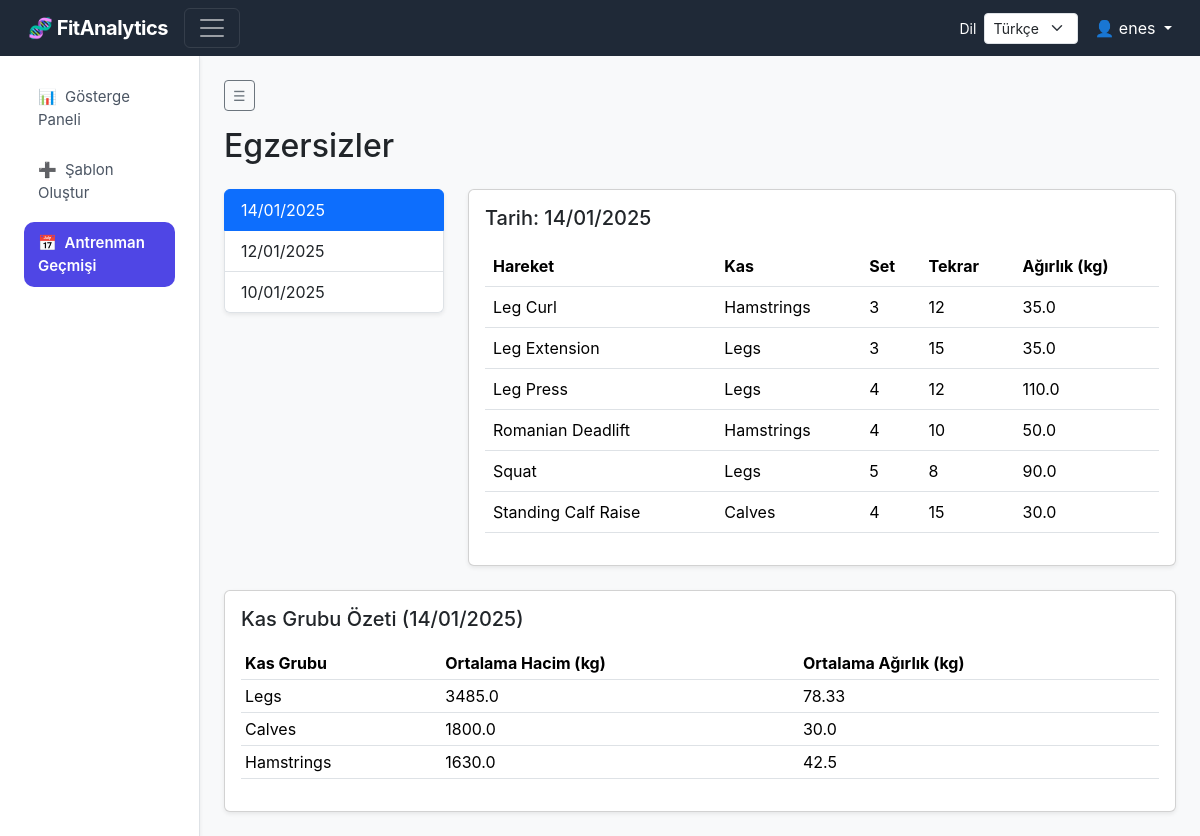
The page /exercises (signed in) on the database its author committed.
### tables this page shows
CREATE TABLE exercises (
    exercise_id     INTEGER PRIMARY KEY AUTOINCREMENT,
    workout_id      INTEGER NOT NULL,
    exercise_name   TEXT NOT NULL,
    target_muscle   TEXT,
    sets            INTEGER,
    reps            INTEGER,
    weight_kg       REAL,
    FOREIGN KEY (workout_id) REFERENCES workouts(workout_id)
);

### app/routes.py (the view)
@main.route("/exercises")
def exercises():
    if "user_id" not in session:
        return redirect(url_for("main.login"))
    conn = get_connection()
    cur = conn.cursor()
    user_id = session["user_id"]
    cur.execute("""
        SELECT DISTINCT workout_date
        FROM workouts
        WHERE user_id = ?
        ORDER BY workout_date DESC;
    """, (user_id,))
    workout_dates = [row["workout_date"] for row in cur.fetchall()]
    selected_workout_date = request.args.get("date", workout_dates[0] if workout_dates else None)
    cur.execute("""
        SELECT
            e.exercise_name,
            e.target_muscle,
            e.sets,
            e.reps,
            e.weight_kg
        FROM exercises e
        JOIN workouts w ON e.workout_id = w.workout_id
        WHERE w.user_id = ?
        AND w.workout_date = ?
        ORDER BY e.exercise_name ASC;
    """, (user_id, selected_workout_date))
    exercises = cur.fetchall()
    cur.execute("""
        SELECT
            e.target_muscle,
            AVG(e.sets * e.reps * e.weight_kg) AS avg_volume,
            AVG(e.weight_kg) AS avg_weight
        FROM exercises e
        JOIN workouts w ON e.workout_id = w.workout_id
        WHERE w.user_id = ?
        AND w.workout_date = ?
        GROUP BY e.target_muscle
        ORDER BY avg_volume DESC;
    """, (user_id, selected_workout_date))
    muscle_summary = cur.fetchall()
    conn.close()
    return render_template(
        "exercises.html",
        workout_dates=workout_dates,
        exercises=exercises,
        selected_workout_date=selected_workout_date,
        muscle_summary=muscle_summary
    )

### app/__init__.py (called while the page is built)
def datetime_format(value, format=None):
    if value is None:
        return ""
    lang = "tr"
    if has_request_context():
        lang = session.get("language", "tr")
    default_format = "%d/%m/%Y" if lang == "tr" else "%b %d, %Y"
    fmt = format or default_format
    return datetime.strptime(value, "%Y-%m-%d").strftime(fmt)

def create_app():
    app = Flask(__name__)
    app.secret_key = "fitanalytics_secret_key"
    app.config["LANGUAGES"] = LANGUAGES
    app.config["LANGUAGE_NAMES"] = LANGUAGE_NAMES
    app.config["APP_VERSION"] = "1.0.0"
    app.register_blueprint(main)
    app.jinja_env.filters["datetime_format"] = datetime_format
    app.jinja_env.filters["format_date"] = datetime_format
    @app.context_processor
    def inject_translations():
        language_code = session.get("language", "tr")
        translations = app.config["LANGUAGES"].get(language_code, app.config["LANGUAGES"]["tr"])
        return {
            "t": translations,
            "current_language": language_code,
            "language_names": app.config["LANGUAGE_NAMES"],
            "app_version": app.config.get("APP_VERSION", "1.0.0"),
        }
    return app

### app/database.py (called while the page is built)
def get_connection():
    conn = sqlite3.connect(DB_PATH)
    conn.row_factory = sqlite3.Row
    return conn

### app/templates/exercises.html
{% extends "layout.html" %}
{% block content %}
<h2 class="mb-4">{{ t.exercises_title }}</h2>
<div class="row">
    <div class="col-md-3">
        <div class="list-group shadow-sm">
            {% for workout_date in workout_dates %}
            <a href="{{ url_for('main.exercises', date=workout_date) }}"
               class="list-group-item list-group-item-action
               {% if selected_workout_date == workout_date %} active {% endif %}">
                {{ workout_date | format_date }}
            </a>
            {% endfor %}
        </div>
    </div>
    <div class="col-md-9">
        <div class="card shadow-sm">
            <div class="card-body">
                <h5 class="mb-3">{{ t.exercises_selected_date }}: {{ selected_workout_date | format_date }}</h5>
                <table class="table table-hover align-middle">
                    <thead>
                        <tr>
                            <th>{{ t.table_exercise }}</th>
                            <th>{{ t.table_muscle }}</th>
                            <th>{{ t.table_sets }}</th>
                            <th>{{ t.table_reps }}</th>
                            <th>{{ t.table_weight }}</th>
                        </tr>
                    </thead>
                    <tbody>
                        {% for name, muscle, sets, reps, weight in exercises %}
                        <tr>
                            <td>{{ name }}</td>
                            <td>{{ muscle }}</td>
                            <td>{{ sets }}</td>
                            <td>{{ reps }}</td>
                            <td>{{ weight }}</td>
                        </tr>
                        {% endfor %}
                    </tbody>
                </table>
            </div>
        </div>
    </div>
</div>
{% if muscle_summary %}
<div class="card shadow-sm mt-4">
    <div class="card-body">
        <h5 class="card-title mb-3">{{ t.exercises_summary_title }} ({{ selected_workout_date | format_date }})</h5>
        <table class="table table-sm">
            <thead>
                <tr>
                    <th>{{ t.table_muscle_group }}</th>
                    <th>{{ t.table_avg_volume }}</th>
                    <th>{{ t.table_avg_weight }}</th>
                </tr>
            </thead>
            <tbody>
                {% for muscle, avg_vol, avg_weight in muscle_summary %}
                <tr>
                    <td>{{ muscle }}</td>
                    <td>{{ avg_vol | round(2) }}</td>
                    <td>{{ avg_weight | round(2) }}</td>
                </tr>
                {% endfor %}
            </tbody>
        </table>
    </div>
</div>
{% endif %}
{% endblock %}

### app/templates/layout.html (shortened to what this page needs)
<!DOCTYPE html>
<html lang="{{ current_language }}">
<head>
    <link rel="stylesheet"
          href="https://cdn.jsdelivr.net/npm/bootstrap@5.3.2/dist/css/bootstrap.min.css">
    <link rel="stylesheet" href="{{ url_for('static', filename='style.css') }}">
</head>
<body class="bg-light">
    <nav class="navbar navbar-dark bg-dark px-3">
        <div class="container-fluid">
            <a class="navbar-brand fw-bold" href="{{ url_for('main.dashboard') }}">
                🧬 FitAnalytics
            </a>
            <button class="navbar-toggler"
                    type="button"
                    data-bs-toggle="collapse"
                    data-bs-target="#sidebar">
                <span class="navbar-toggler-icon"></span>
            </button>
            <form method="POST"
                  action="{{ url_for('main.set_language') }}"
                  class="d-flex align-items-center ms-auto me-3">
                <label class="text-white me-2 small mb-0">{{ t.language_label }}</label>
                <select class="form-select form-select-sm"
                        name="language"
                        onchange="this.form.submit()">
                    {% for code, label in language_names.items() %}
                    <option value="{{ code }}"
                            {% if current_language == code %}selected{% endif %}>
                        {{ label }}
                    </option>
                    {% endfor %}
                </select>
            </form>
            {% if session.get("user_name") %}
            <div class="dropdown text-white">
                <a class="text-white text-decoration-none dropdown-toggle"
                   href="#"
                   id="userMenu"
                   role="button"
                   data-bs-toggle="dropdown">
                    👤 {{ session["user_name"] }}
                </a>
            </div>
            {% endif %}
        </div>
    </nav>
    <div class="container-fluid">
        <div class="row">
            <nav id="sidebar"
                 class="col-md-3 col-lg-2 d-md-block bg-white collapse show border-end shadow-sm">
                <div class="position-sticky pt-3">
                    <ul class="nav flex-column">
                        <li class="nav-item">
                            <a class="nav-link {% if request.path == '/' %} active-link {% endif %}"
                               href="{{ url_for('main.dashboard') }}">
                                📊 <span class="ms-1">{{ t.nav_dashboard }}</span>
                            </a>
                        </li>
                        <li class="nav-item">
                            <a class="nav-link {% if request.path.startswith('/add-workout') %} active-link {% endif %}"
                               href="{{ url_for('main.add_workout') }}">
                                ➕ <span class="ms-1">{{ t.nav_add_workout }}</span>
                            </a>
                        </li>
                        <li class="nav-item">
                            <a class="nav-link {% if request.path.startswith('/exercises') %} active-link {% endif %}"
                               href="{{ url_for('main.exercises') }}">
                                📅 <span class="ms-1">{{ t.nav_history }}</span>
                            </a>
                        </li>
                    </ul>
                </div>
            </nav>
            <main id="mainContent" class="col-md-9 ms-sm-auto col-lg-10 px-md-4 py-4">
                <button class="btn btn-outline-secondary btn-sm mb-3 d-none d-md-inline-flex align-items-center"
                        type="button"
                        data-bs-toggle="collapse"
                        data-bs-target="#sidebar"
                        aria-controls="sidebar"
                        aria-expanded="true">
                    ☰
                </button>
                {% block content %}
                {% endblock %}
            </main>
        </div>
    </div>
</body>
</html>

### app/static/style.css (style rules this page uses)
body { background-color: #f4f6fb !important; font-family: 'Inter', sans-serif; }
.navbar { background-color: #1f2937 !important; }
.navbar-brand { font-size: 20px; letter-spacing: -0.5px; }
#sidebar { min-height: calc(100vh - 56px); background-color: #ffffff; }
.nav-link { color: #4b5563 !important; font-size: 15px; padding: 10px 14px !important; border-radius: 10px; margin: 4px 12px; transition: all 0.2s; }
.active-link { background-color: #4f46e5 !important; color: #ffffff !important; font-weight: 600; }

### rows shown on the page
exercises: exercise_name "Leg Curl", target_muscle "Hamstrings", sets "3", reps "12", weight_kg "35.0"
exercises: exercise_name "Leg Extension", target_muscle "Legs", sets "3", reps "15", weight_kg "35.0"
exercises: exercise_name "Leg Press", target_muscle "Legs", sets "4", reps "12", weight_kg "110.0"
exercises: exercise_name "Romanian Deadlift", target_muscle "Hamstrings", sets "4", reps "10", weight_kg "50.0"
exercises: exercise_name "Squat", target_muscle "Legs", sets "5", reps "8", weight_kg "90.0"
exercises: exercise_name "Standing Calf Raise", target_muscle "Calves", sets "4", reps "15", weight_kg "30.0", avg_vol "1800.0"

### other values the page prints
{{ t.language_label }} "Dil"
{{ session["user_name"] }} "enes"
{{ t.nav_dashboard }} "Gösterge Paneli"
{{ t.nav_add_workout }} "Şablon Oluştur"
{{ t.nav_history }} "Antrenman Geçmişi"
{{ t.exercises_title }} "Egzersizler"
{{ workout_date | format_date }} "14/01/2025" "12/01/2025" "10/01/2025"
{{ t.exercises_selected_date }} "Tarih"
{{ selected_workout_date | format_date }} "14/01/2025"
{{ t.table_exercise }} "Hareket"
{{ t.table_muscle }} "Kas"
{{ t.table_sets }} "Set"
{{ t.table_reps }} "Tekrar"
{{ t.table_weight }} "Ağırlık (kg)"
{{ t.exercises_summary_title }} "Kas Grubu Özeti"
